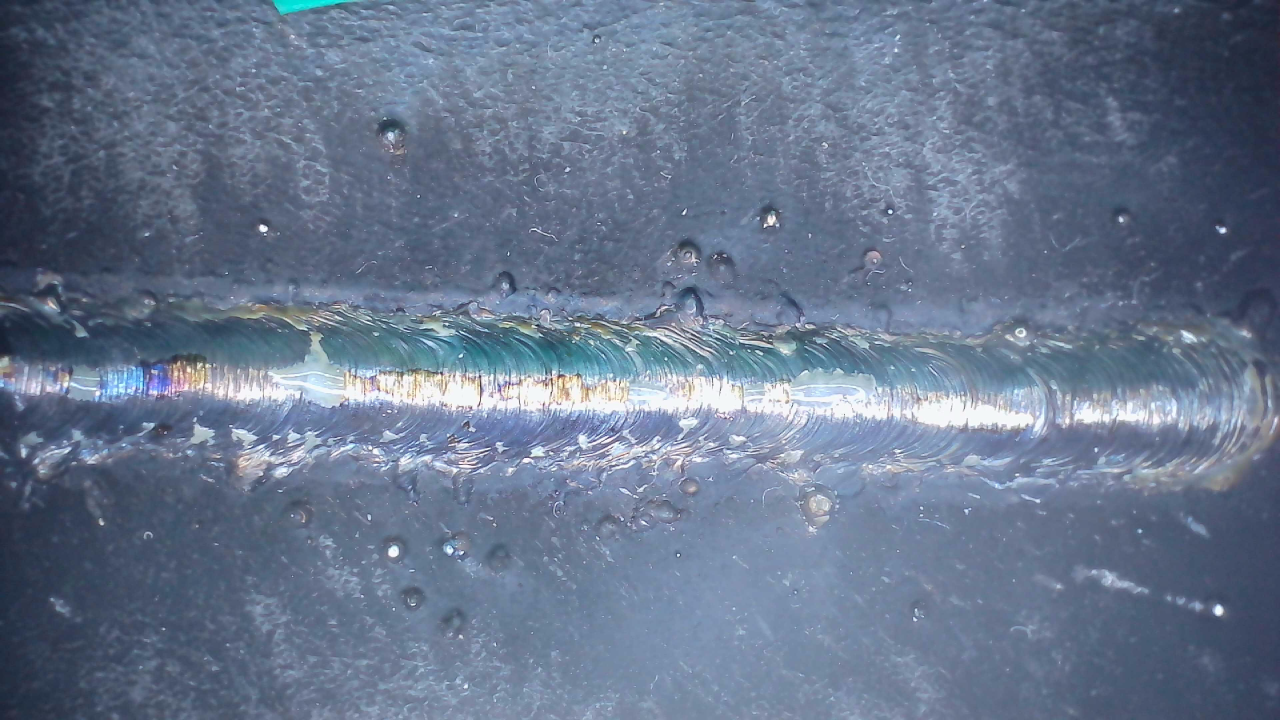
#> input picture TRL6/src/eldetektalas_2024/kepek/image_4.jpg, 3840 x 2160 px (shown at 1/3 size)
$ python analyzer.py ../../../eldetektalas_2024/kepek/image_4.jpg
#> lines starting #> are read from the running program, lines starting #| are printed output that depends on the picture; after the words box and inside, x2 and y2 are one past the last pixel; in counts of white or black regions, pixels touching at a corner belong together
import cv2
import numpy as np

def load_image(image_path):
    """Kép betöltése a megadott elérési útról"""
    image = cv2.imread(image_path)
    if image is None:
        raise ValueError("Hiba a kép beolvasásakor. Kérjük, ellenőrizze a fájl elérési útját.")
    return image

def convert_to_grayscale(image):
    """Kép átalakítása szürkeárnyalatossá"""
    return cv2.cvtColor(image, cv2.COLOR_BGR2GRAY)

def apply_clahe(gray_image, clip_limit=2.0, tile_grid_size=(8, 8)):
    """CLAHE (Contrast Limited Adaptive Histogram Equalization) alkalmazása a kontraszt javításához"""
    clahe = cv2.createCLAHE(clipLimit=clip_limit, tileGridSize=tile_grid_size)
    return clahe.apply(gray_image)

def apply_gaussian_blur(image, kernel_size=(5, 5)):
    """Gauss-elmosás alkalmazása a zajcsökkentéshez"""
    return cv2.GaussianBlur(image, kernel_size, 0)

def detect_edges(image, sigma=0.33):
    """Élek felismerése adaptív küszöbértékek használatával"""
    median_val = np.median(image)
    lower_thresh = int(max(0, (1.0 - sigma) * median_val))
    upper_thresh = int(min(255, (1.0 + sigma) * median_val))
    return cv2.Canny(image, lower_thresh, upper_thresh)

def dilate_edges(edges, kernel_size=11):
    """Élek kitágítása a jobb kontúrfelismeréshez"""
    kernel = np.ones((kernel_size, kernel_size), np.uint8)
    return cv2.dilate(edges, kernel, iterations=1)

def find_contours(dilated_image):
    """Kontúrok keresése a bináris képen"""
    contours, _ = cv2.findContours(dilated_image, cv2.RETR_EXTERNAL, cv2.CHAIN_APPROX_SIMPLE)
    return contours

def filter_contours_by_area(contours, image_area, max_area, threshold_factor=0.1):
    """Kontúrok szűrése terület alapján"""
    area_threshold = max(0.1, min(0.2, 5000 / image_area)) * max_area
    return [cnt for cnt in contours if cv2.contourArea(cnt) > area_threshold]

def combine_contours(contours, image_shape):
    """Kontúrok egyesítése egy maszkban"""
    combined_mask = np.zeros(image_shape, dtype=np.uint8)
    for contour in contours:
        cv2.drawContours(combined_mask, [contour], -1, 255, thickness=cv2.FILLED)
    return combined_mask

def apply_morphological_closing(mask, kernel_size=(5, 5)):
    """Morfológiai záróművelet alkalmazása a kis lyukak kitöltéséhez"""
    kernel = np.ones(kernel_size, np.uint8)
    return cv2.morphologyEx(mask, cv2.MORPH_CLOSE, kernel)

def find_largest_contour(contours):
    """Legnagyobb kontúr megkeresése"""
    return max(contours, key=cv2.contourArea)

def draw_contours(image, contours):
    """Kontúrok kirajzolása a képre"""
    contour_image = image.copy()
    cv2.drawContours(contour_image, contours, -1, (0, 255, 0), 2)
    return contour_image

# Új funkciók a továbbfejlesztett feldolgozáshoz

def determine_weld_orientation(contour):
    """Hegesztési varrat orientációjának meghatározása (vízszintes vagy függőleges)"""
    rect = cv2.minAreaRect(contour)
    angle = rect[2]
    width_is_height = False

    # Ellenőrzés, hogy az OpenCV felcserélte-e a szélességet és magasságot
    if abs(angle) < 45 or abs(angle - 90) < 45:
        width_is_height = rect[1][0] > rect[1][1]

    # Általában a vízszintes hegesztések gyakoribbak
    return not width_is_height

def calculate_weld_dimensions(contour, mask, is_horizontal):
    """Hegesztési varrat méreteinek pontosabb kiszámítása"""
    x_values = [point[0][0] for point in contour]
    y_values = [point[0][1] for point in contour]
    min_x, max_x = min(x_values), max(x_values)
    min_y, max_y = min(y_values), max(y_values)

    weld_width = max_x - min_x
    original_height = max_y - min_y

    # Vízszintes hegesztések esetén finomítjuk a magasság számítását
    if is_horizontal:
        # Függőleges profil elemzése
        vertical_projection = np.sum(mask, axis=1)

        if np.sum(vertical_projection) > 0:
            y_indices = np.arange(len(vertical_projection))
            center_y = np.sum(y_indices * vertical_projection) / np.sum(vertical_projection)

            # Függőleges profil szórásának kiszámítása
            y_squared_diff = (y_indices - center_y) ** 2
            std_dev_y = np.sqrt(np.sum(y_squared_diff * vertical_projection) / np.sum(vertical_projection))

            # Szórás használata a hegesztési magasság meghatározásához
            height_factor = 1.5
            adjusted_height = int(std_dev_y * height_factor * 2)

            # Ésszerű értékek biztosítása
            adjusted_height = max(adjusted_height, original_height // 4)
            adjusted_height = min(adjusted_height, original_height)

            new_min_y = int(center_y - adjusted_height // 2)
            new_max_y = int(center_y + adjusted_height // 2)

            # Koordináták képen belül tartása
            height = mask.shape[0]
            new_min_y = max(0, new_min_y)
            new_max_y = min(height - 1, new_max_y)

            weld_height = new_max_y - new_min_y
        else:
            weld_height = original_height
            new_min_y = min_y
            new_max_y = max_y
    else:
        # Függőleges hegesztések esetén az eredeti magasságot használjuk
        weld_height = original_height
        new_min_y = min_y
        new_max_y = max_y

    return weld_width, weld_height, min_x, max_x, new_min_y, new_max_y


def measure_average_height(mask, min_x, max_x, num_measurements=100):
    """Hegesztési varrat magasságának mérése több pontban és az átlag kiszámítása"""
    heights = []
    measurements = []  # (x_pos, min_y, max_y) értékek tárolása
    margin = (max_x - min_x) // 10  # Széleket kihagyjuk

    # Szisztematikus mintavétel a konzisztensebb mérésekhez
    step = max(1, (max_x - min_x - 2 * margin) // num_measurements)

    for i in range(num_measurements):
        x_pos = min_x + margin + (i * step)
        if x_pos >= max_x - margin:
            break

        column = mask[:, x_pos]
        y_coords = np.where(column > 0)[0]

        if len(y_coords) > 1:
            min_y_at_x = min(y_coords)
            max_y_at_x = max(y_coords)
            height_at_x = max_y_at_x - min_y_at_x
            heights.append(height_at_x)
            measurements.append((x_pos, min_y_at_x, max_y_at_x))

    # Kiugró értékek szűrése mediánnal
    if heights:
        median_height = np.median(heights)
        mad = np.median([abs(h - median_height) for h in heights])
        threshold = 2.5 * mad

        filtered_indices = [i for i, h in enumerate(heights) if abs(h - median_height) <= threshold]
        filtered_measurements = [measurements[i] for i in filtered_indices] if filtered_indices else measurements

        filtered_heights = [heights[i] for i in filtered_indices] if filtered_indices else heights
        average_height = sum(filtered_heights) / len(filtered_heights)
    else:
        average_height = 0
        filtered_measurements = []

    return average_height, filtered_measurements

def draw_measurement_lines(image, mask, min_x, max_x, measurements, min_y, max_y):
    """Mérési vonalak rajzolása, amelyek pontosan követik a kontúrt az adott x pozícióban"""
    result_image = image.copy()

    # Minden mérési vonalat a pontos pozíciójára rajzolunk
    for x_pos, local_min_y, local_max_y in measurements:
        # Vonal rajzolása pontosan a maszk tetejétől az aljáig az adott x pozícióban
        cv2.line(result_image, (x_pos, local_min_y), (x_pos, local_max_y), (255, 0, 0), 1)

    return result_image


def annotate_image(image, width, height, avg_height):
    """Mérési adatok feliratozása a képre"""
    annotated = image.copy()
    font = cv2.FONT_HERSHEY_SIMPLEX
    cv2.putText(annotated, f"Szélesség: {width}px", (10, 30), font, 0.7, (0, 255, 255), 2)
    cv2.putText(annotated, f"Magasság: {height}px", (10, 60), font, 0.7, (0, 255, 255), 2)
    cv2.putText(annotated, f"Átlag magasság: {avg_height:.1f}px", (10, 90), font, 0.7, (0, 255, 255), 2)
    return annotated

def analyze_weld_seam(image_path):
    """Hegesztési varrat elemzése a megadott képen"""
    try:
        # Kép betöltése és előfeldolgozása
        original_image = load_image(image_path)
        gray_image = convert_to_grayscale(original_image)
        clahe_image = apply_clahe(gray_image)
        blurred_image = apply_gaussian_blur(clahe_image)
        edges = detect_edges(blurred_image)
        dilated_edges = dilate_edges(edges)
        contours = find_contours(dilated_edges)

        if not contours:
            raise ValueError("Nem található hegesztési varrat a képen.")

        # Kontúrok szűrése terület alapján
        height, width = gray_image.shape[:2]
        image_area = height * width
        max_area = max(cv2.contourArea(cnt) for cnt in contours)
        significant_contours = filter_contours_by_area(contours, image_area, max_area)

        if not significant_contours:
            # Egyszerűbb küszöbértékre váltás
            significant_contours = [cnt for cnt in contours if cv2.contourArea(cnt) > max_area * 0.1]

        if not significant_contours:
            raise ValueError("Nem található jelentős hegesztési varrat a képen.")

        # Kontúrok egyesítése és finomítása
        combined_mask = combine_contours(significant_contours, gray_image.shape)
        closed_mask = apply_morphological_closing(combined_mask)
        final_contours = find_contours(closed_mask)
        largest_contour = find_largest_contour(final_contours)

        # Nyers maszk létrehozása a legnagyobb kontúrból
        raw_mask = np.zeros_like(gray_image)
        cv2.drawContours(raw_mask, [largest_contour], -1, 255, thickness=cv2.FILLED)

        # Hegesztési varrat orientációjának meghatározása (vízszintes/függőleges)
        is_horizontal = determine_weld_orientation(largest_contour)

        # Hegesztési varrat méreteinek pontosabb kiszámítása
        weld_width, weld_height, min_x, max_x, min_y, max_y = calculate_weld_dimensions(
            largest_contour, raw_mask, is_horizontal
        )

        # Finomított maszk létrehozása a módosított határértékekkel
        refined_mask = np.zeros_like(gray_image)
        if is_horizontal:
            # Vízszintes hegesztéseknél maszk készítése a módosított határokból
            points = np.array([[min_x, min_y], [max_x, min_y],
                              [max_x, max_y], [min_x, max_y]])
            cv2.fillPoly(refined_mask, [points], 255)
        else:
            # Függőleges hegesztéseknél az eredeti kontúrt használjuk
            cv2.drawContours(refined_mask, [largest_contour], -1, 255, thickness=cv2.FILLED)

        # Átlagos magasság mérése szisztematikus mintavétellel
        average_height, heights_data = measure_average_height(refined_mask, min_x, max_x)

        # Kontúrkép létrehozása mérési vonalakkal
        contour_image = draw_contours(original_image, [largest_contour])
        measured_image = draw_measurement_lines(contour_image, refined_mask, min_x, max_x, heights_data, min_y, max_y)

        # Szöveges feliratok hozzáadása a méretekkel
        final_image = annotate_image(measured_image, weld_width, weld_height, average_height)

        # Mérési adatok és feldolgozott képek visszaadása
        return {
            "measurements": {
                "width": weld_width,
                "height": weld_height,
                "average_height": average_height,
            },
            "images": {
                "original": original_image,
                "gray": gray_image,
                "clahe": clahe_image,
                "blurred": blurred_image,
                "edges": edges,
                "dilated": dilated_edges,
                "contours": contour_image,
                "final": final_image
            }
        }

    except Exception as e:
        raise RuntimeError(f"Hiba az elemzés során: {str(e)}")

def process_image(image_path, save_result=False):
    """Kép feldolgozása és opcionálisan az eredmény mentése"""
    try:
        results = analyze_weld_seam(image_path)
#> in load_image, image is the input picture: shape (2160, 3840, 3); mean B, G, R 142.1, 118.5, 103.8
#> in apply_clahe, `return clahe.apply(gray_image)`:
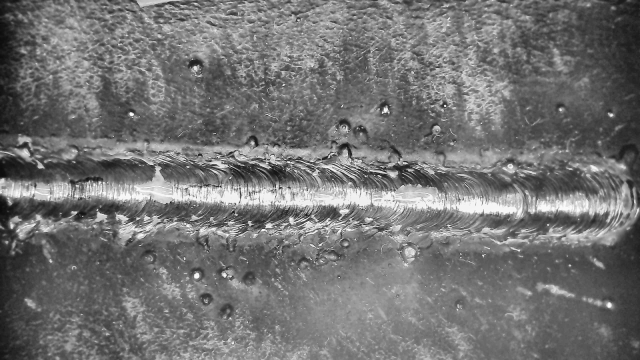
#> returned value: shape (2160, 3840) (shown at 1/6 size); min 0, max 255, mean 115.1
#> in detect_edges, `median_val = np.median(image)`: median_val = 110
#> in detect_edges, `lower_thresh = int(max(0, (1.0 - sigma) * median_val))`: lower_thresh = 73
#> in detect_edges, `upper_thresh = int(min(255, (1.0 + sigma) * median_val))`: upper_thresh = 146
#> in detect_edges, `return cv2.Canny(image, lower_thresh, upper_thresh)`:
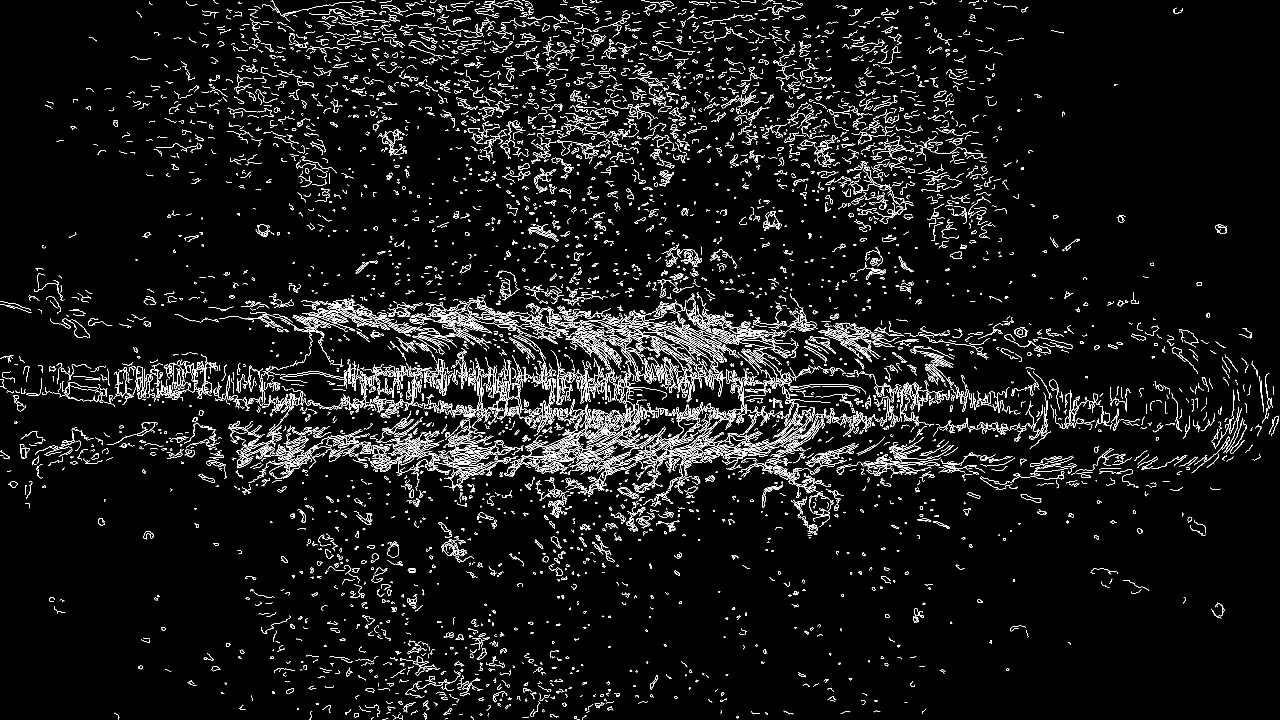
#> returned value: shape (2160, 3840) (shown at 1/3 size); 3.8% white in thin lines or dots
#> in dilate_edges, `return cv2.dilate(edges, kernel, iterations=1)`:
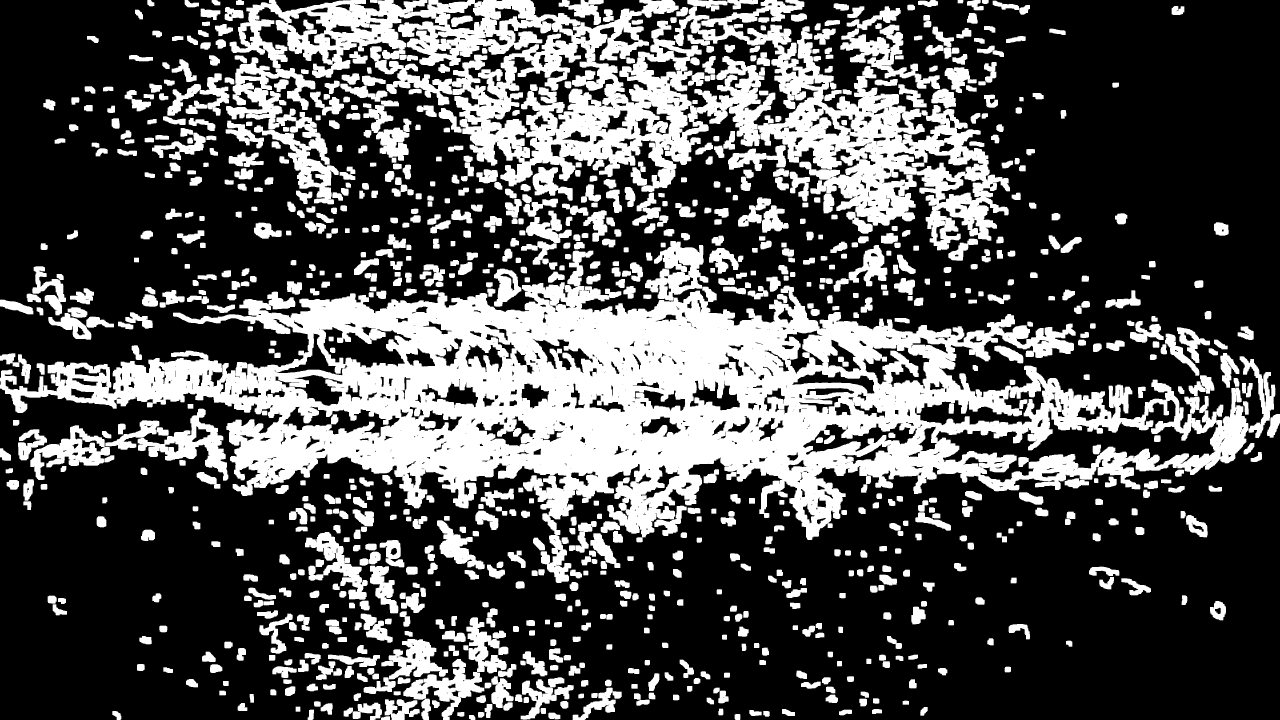
#> returned value: shape (2160, 3840) (shown at 1/3 size); 31.9% white; 988 white regions
#> in find_contours, `contours, _ = cv2.findContours(dilated_image, cv2.RETR_EXTERNAL, cv2.C..`: contours = 970 contours; largest, box (x1, y1, x2, y2) and area: (0, 752, 3745, 1749) 1441785, (689, 0, 2326, 576) 412794, (2022, 0, 3030, 751) 223072, (678, 172, 1016, 613) 45196, (1210, 1852, 1525, 2160) 25746
#> in analyze_weld_seam, `max_area = max(cv2.contourArea(cnt) for cnt in contours)`: max_area = 1441785
#> in filter_contours_by_area, `area_threshold = max(0.1, min(0.2, 5000 / image_area)) * max_area`: area_threshold = 144178.5
#> in analyze_weld_seam, `significant_contours = filter_contours_by_area(contours, image_area, m..`: significant_contours = 3 contours; box (x1, y1, x2, y2) and area: (0, 752, 3745, 1749) 1441785, (689, 0, 2326, 576) 412794, (2022, 0, 3030, 751) 223072
#> the loop in combine_contours, `for contour in contours:` made 3 passes
#> after the loop in combine_contours, `for contour in contours:`:
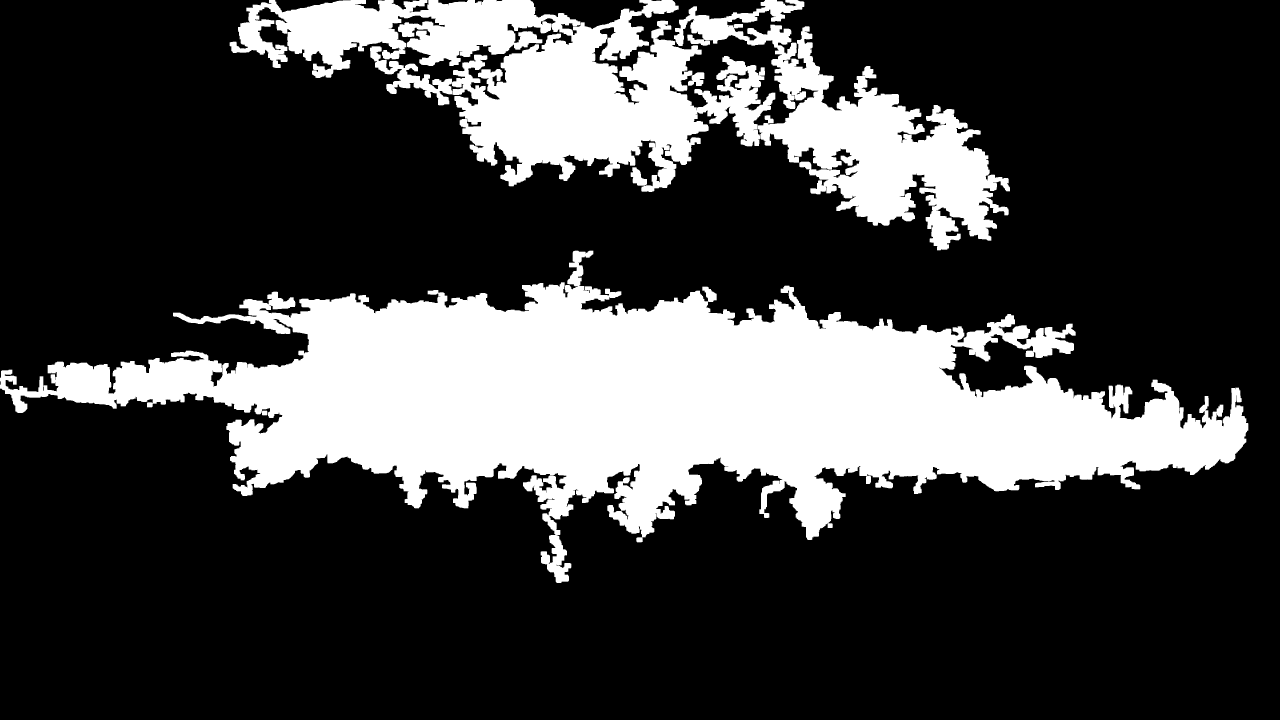
#> combined_mask: shape (2160, 3840) (shown at 1/3 size); 25.4% white; 3 white regions, box (x1, y1, x2, y2) and area: (0, 752, 3745, 1749) 1455206, (689, 0, 2326, 576) 422272, (2022, 0, 3030, 751) 228576
#> (the rest of the program and of its run is left out)
